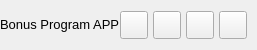
           <widget class="QFrame" name="contentTopBg">
            <property name="minimumSize">
             <size>
              <width>0</width>
              <height>50</height>
             </size>
            </property>
            <property name="maximumSize">
             <size>
              <width>16777215</width>
              <height>50</height>
             </size>
            </property>
            <property name="frameShape">
             <enum>QFrame::NoFrame</enum>
            </property>
            <property name="frameShadow">
             <enum>QFrame::Raised</enum>
            </property>
            <layout class="QHBoxLayout" name="horizontalLayout">
             <property name="spacing">
              <number>0</number>
             </property>
             <property name="leftMargin">
              <number>0</number>
             </property>
             <property name="topMargin">
              <number>0</number>
             </property>
             <property name="rightMargin">
              <number>10</number>
             </property>
             <property name="bottomMargin">
              <number>0</number>
             </property>
             <item>
              <widget class="QFrame" name="leftBox">
               <property name="sizePolicy">
                <sizepolicy hsizetype="Expanding" vsizetype="Preferred">
                 <horstretch>0</horstretch>
                 <verstretch>0</verstretch>
                </sizepolicy>
               </property>
               <property name="frameShape">
                <enum>QFrame::NoFrame</enum>
               </property>
               <property name="frameShadow">
                <enum>QFrame::Raised</enum>
               </property>
               <layout class="QHBoxLayout" name="horizontalLayout_3">
                <property name="spacing">
                 <number>0</number>
                </property>
                <property name="leftMargin">
                 <number>0</number>
                </property>
                <property name="topMargin">
                 <number>0</number>
                </property>
                <property name="rightMargin">
                 <number>0</number>
                </property>
                <property name="bottomMargin">
                 <number>0</number>
                </property>
                <item>
                 <widget class="QLabel" name="titleRightInfo">
                  <property name="sizePolicy">
                   <sizepolicy hsizetype="Preferred" vsizetype="Expanding">
                    <horstretch>0</horstretch>
                    <verstretch>0</verstretch>
                   </sizepolicy>
                  </property>
                  <property name="maximumSize">
                   <size>
                    <width>16777215</width>
                    <height>45</height>
                   </size>
                  </property>
                  <property name="font">
                   <font>
                    <family>Segoe UI</family>
                    <pointsize>10</pointsize>
                    <italic>false</italic>
                    <bold>false</bold>
                   </font>
                  </property>
                  <property name="text">
                   <string>Bonus Program APP</string>
                  </property>
                  <property name="alignment">
                   <set>Qt::AlignLeading|Qt::AlignLeft|Qt::AlignVCenter</set>
                  </property>
                 </widget>
                </item>
               </layout>
              </widget>
             </item>
             <item alignment="Qt::AlignRight">
              <widget class="QFrame" name="rightButtons">
               <property name="minimumSize">
                <size>
                 <width>0</width>
                 <height>28</height>
                </size>
               </property>
               <property name="frameShape">
                <enum>QFrame::NoFrame</enum>
               </property>
               <property name="frameShadow">
                <enum>QFrame::Raised</enum>
               </property>
               <layout class="QHBoxLayout" name="horizontalLayout_2">
                <property name="spacing">
                 <number>5</number>
                </property>
                <property name="leftMargin">
                 <number>0</number>
                </property>
                <property name="topMargin">
                 <number>0</number>
                </property>
                <property name="rightMargin">
                 <number>0</number>
                </property>
                <property name="bottomMargin">
                 <number>0</number>
                </property>
                <item>
                 <widget class="QPushButton" name="settingsTopBtn">
                  <property name="minimumSize">
                   <size>
                    <width>28</width>
                    <height>28</height>
                   </size>
                  </property>
                  <property name="maximumSize">
                   <size>
                    <width>28</width>
                    <height>16777215</height>
                   </size>
                  </property>
                  <property name="styleSheet">
                   <string notr="true"/>
                  </property>
                  <property name="text">
                   <string/>
                  </property>
                  <property name="icon">
                   <iconset resource="../resources.qrc">
                    <normaloff>:/icons/images/icons/icon_settings.png</normaloff>:/icons/images/icons/icon_settings.png</iconset>
                  </property>
                  <property name="iconSize">
                   <size>
                    <width>20</width>
                    <height>20</height>
                   </size>
                  </property>
                 </widget>
                </item>
                <item>
                 <widget class="QPushButton" name="minimizeAppBtn">
                  <property name="minimumSize">
                   <size>
                    <width>28</width>
                    <height>28</height>
                   </size>
                  </property>
                  <property name="maximumSize">
                   <size>
                    <width>28</width>
                    <height>28</height>
                   </size>
                  </property>
                  <property name="cursor">
                   <cursorShape>PointingHandCursor</cursorShape>
                  </property>
                  <property name="toolTip">
                   <string>Minimize</string>
                  </property>
                  <property name="text">
                   <string/>
                  </property>
                  <property name="icon">
                   <iconset resource="../resources.qrc">
                    <normaloff>:/icons/images/icons/icon_minimize.png</normaloff>:/icons/images/icons/icon_minimize.png</iconset>
                  </property>
                  <property name="iconSize">
                   <size>
                    <width>20</width>
                    <height>20</height>
                   </size>
                  </property>
                 </widget>
                </item>
                <item>
                 <widget class="QPushButton" name="maximizeRestoreAppBtn">
                  <property name="minimumSize">
                   <size>
                    <width>28</width>
                    <height>28</height>
                   </size>
                  </property>
                  <property name="maximumSize">
                   <size>
                    <width>28</width>
                    <height>28</height>
                   </size>
                  </property>
                  <property name="font">
                   <font>
                    <family>Segoe UI</family>
                    <pointsize>10</pointsize>
                    <italic>false</italic>
                    <bold>false</bold>
                    <stylestrategy>PreferDefault</stylestrategy>
                   </font>
                  </property>
                  <property name="cursor">
                   <cursorShape>PointingHandCursor</cursorShape>
                  </property>
                  <property name="toolTip">
                   <string>Maximize</string>
                  </property>
                  <property name="text">
                   <string/>
                  </property>
                  <property name="icon">
                   <iconset resource="../resources.qrc">
                    <normaloff>:/icons/images/icons/icon_maximize.png</normaloff>:/icons/images/icons/icon_maximize.png</iconset>
                  </property>
                  <property name="iconSize">
                   <size>
                    <width>20</width>
                    <height>20</height>
                   </size>
                  </property>
                 </widget>
                </item>
                <item>
                 <widget class="QPushButton" name="closeAppBtn">
                  <property name="minimumSize">
                   <size>
                    <width>28</width>
                    <height>28</height>
                   </size>
                  </property>
                  <property name="maximumSize">
                   <size>
                    <width>28</width>
                    <height>28</height>
                   </size>
                  </property>
                  <property name="cursor">
                   <cursorShape>PointingHandCursor</cursorShape>
                  </property>
                  <property name="toolTip">
                   <string>Close</string>
                  </property>
                  <property name="text">
                   <string/>
                  </property>
                  <property name="icon">
                   <iconset resource="../resources.qrc">
                    <normaloff>:/icons/images/icons/icon_close.png</normaloff>:/icons/images/icons/icon_close.png</iconset>
                  </property>
                  <property name="iconSize">
                   <size>
                    <width>20</width>
                    <height>20</height>
                   </size>
                  </property>
                 </widget>
                </item>
               </layout>
              </widget>
             </item>
            </layout>
           </widget>
